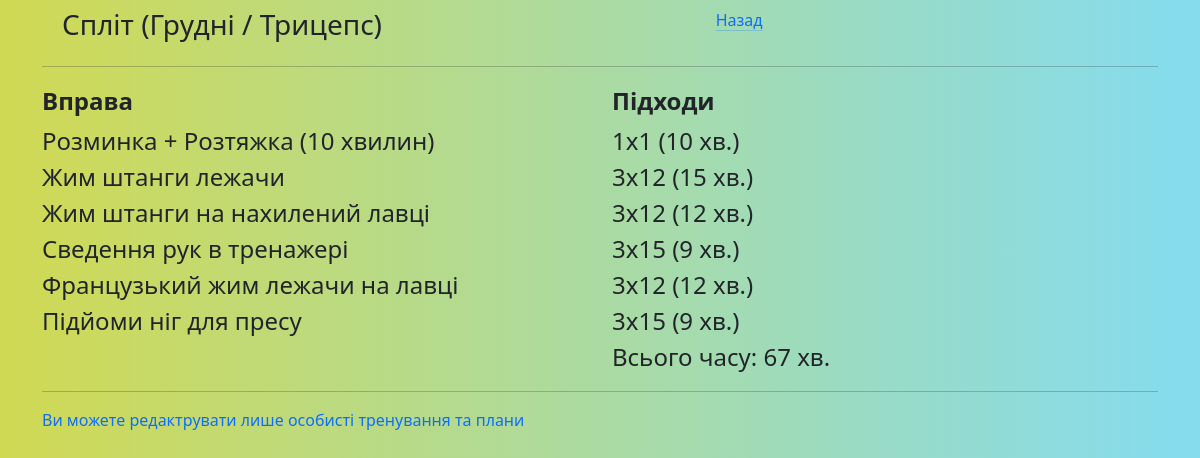
Page /edit_train/8 (signed in) on the earlier database version.
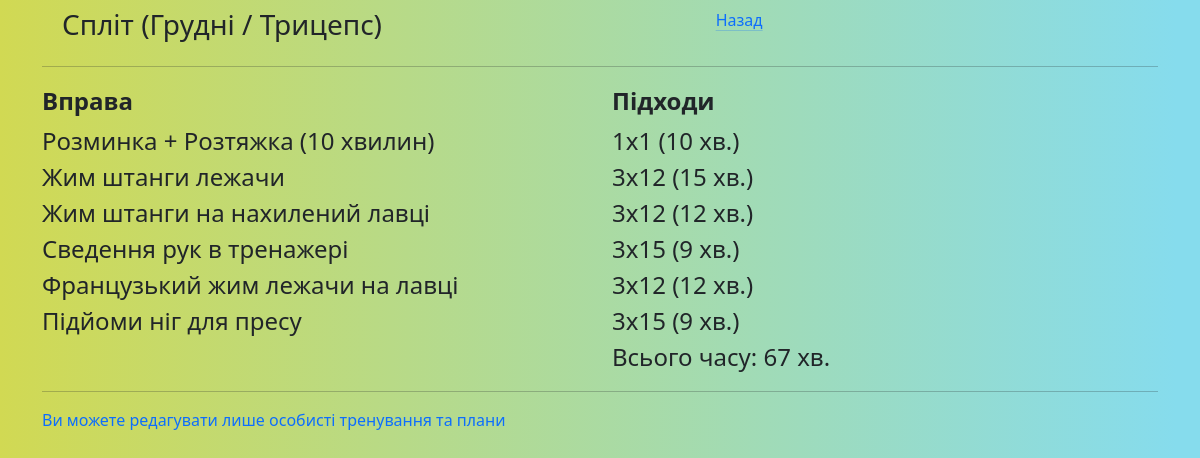
Same page on the later database version.
### _models.py (models this page shows, shortened)
class User(db.Model, UserMixin):
    __tablename__ = 'users'
    id = db.Column(db.Integer, primary_key=True)
    name = db.Column(db.String(80), nullable=False, unique=True)
    password = db.Column(db.String(80), nullable=False)
    role = db.Column(db.String(80), nullable=False, default='user')
    email = db.Column(db.String(80), unique=True, nullable=False)
    language = db.Column(db.String(20), default='EN')
    preferences = db.Column(db.Text, default=[])
    date_registration = Column(db.DateTime)
    date_last_activity = Column(db.DateTime)
    trainings = relationship('UserTraining', back_populates='user')

### main.py (the view, shortened to what this page needs)
@app.route('/edit_train/<int:train_id>', methods=['POST', 'GET'])
@login_required
def edit_train(train_id):
    languages = config.LANGUAGES
    train_local_names = {}
    train = Training.query.get(train_id)  # нахожу тренировку по ID которое передано в роуте
    try:
     train_local_names = json.loads(train.local_names)
     train_local_name = train_local_names[current_user.language]
    except:
        for language in languages:
            train_local_names[language] = ''
            train_local_name = train.name
    const_config_filters = config.FILTER_LIST # основные фильтры из конфига (список списков)
    config_filters = []
    for i in range(len(const_config_filters)):
        config_filters.append({})
        for numb, filter_name in const_config_filters[i].items():
            localized_filter_name = Localization.query.filter_by(key=filter_name).first()
            localized_filter_names_json = json.loads(localized_filter_name.translations)
            localized_filter_name_json = localized_filter_names_json[current_user.language]
            config_filters[i][numb] = localized_filter_name_json
    config_filter_targets = config.FILTER_TARGETS   # список фильтров таргета - групп мышц
    loc_config_targets = config.LOC_TARGETS
    exercise_filter_list_str = request.args.get('exercise_filter_list_str')
    if exercise_filter_list_str:
        exercise_filter_list = json.loads(exercise_filter_list_str)
    else:
        exercise_filter_list = []
    exercise_filter_list_json = ';'.join([','.join(sublist) for sublist in exercise_filter_list])
    target_filter = request.args.get('target_filter', '-1')
    print(exercise_filter_list)
    group_conditions = []
    for group in exercise_filter_list:
        group_condition = or_(*[Exercise.filters.contains(filter) for filter in group])
        group_conditions.append(group_condition)
    combined_condition = and_(*group_conditions)
    filtered_exercises = Exercise.query.filter(combined_condition).all()
    if int(target_filter) >= 0:
        target_filter_name = config_filter_targets[int(target_filter)+1]
        exercises = [ex for ex in filtered_exercises if ex.target == target_filter_name]    # отбираю по полю таргет
    else:
        exercises = filtered_exercises  # если фильтр -1 (все) то не фильтрую
    exercise_localization_names = [json.loads(ex.localized_name) for ex in exercises]
    if train:
        te_info_list = get_training_connections(train.training_id) # функция для получения связанных с тренировкой полей
    total_time = 0
    for te_info in te_info_list:
        total_time += te_info[0].time_per_set * te_info[1]
    return render_template('edit_train.html', train=train, te_info_list=te_info_list,
                           exercises=exercises, config_filters=config_filters, exercise_filter_list=exercise_filter_list,
                           config_filter_targets=config_filter_targets, target_filter=target_filter, total_time=total_time,
                           train_id=train_id, exercise_filter_list_json=exercise_filter_list_json,
                           exercise_localization_names=exercise_localization_names, loc_config_targets=loc_config_targets,
                           languages=languages, train_local_names=train_local_names, train_local_name=train_local_name)

### _logic.py (called while the page is built)
def get_training_connections(train_id):  # te_info = [te, sets, repetitions] (te- Exercise)
    train = Training.query.get(train_id)
    te_info_list = []
    for te in train.exercises:  # для каждого упражнения te из цикла по training.exercises (класса Training)
        training_exercise = TrainingExercise.query.filter_by(training_id=train.training_id,
                                                             exercise_id=te.exercise_id).first()
        if training_exercise:  # и выбираем связанные сеты повторы и веса (которые 0 по умолчанию)
            sets = training_exercise.sets
            repetitions = training_exercise.repetitions
            ex_localizations = json.loads(te.localized_name)
            te_info = [te, sets, repetitions, ex_localizations]
            te_info_list.append(te_info)
    return te_info_list

def load_localization_dict():
    phrases = Localization.query.all()
    phrases_list = {}
    for phrase in phrases:
        translations_dict = json.loads(phrase.translations)
        phrases_list[phrase.key] = translations_dict
    return phrases_list

### main.py (called while the page is built)
@login_manager.user_loader
def load_user(user_id):
    return User.query.get(int(user_id))

### templates/edit_train.html (shortened to what this page needs)
{% extends 'base.html' %}
{% block body %}
<div class="">
        <div class="row m-2">
            <div class="col-7">
                <h3>{{train_local_name}}</h3>
            </div>
            <div class="col-5 px-2">
                <a href="/new_train" class="mx-3 link-primary link-offset-2 link-underline-opacity-25 link-underline-opacity-100-hover">
                    {{local_dict['Back'][current_user.language]}}
                </a>
            </div>
        </div>
<hr>
<section >
{% if te_info_list %}
    <div class="row mb-1 ">
                <div class="col-6 fs-4">
                    <b>{{local_dict['Exercise'][current_user.language]}}</b>
                </div>
                <div class="col-3 fs-4">
                    <b>{{local_dict['Sets'][current_user.language]}}</b>
                </div>
                <div class="col-3">
                </div>
    </div>
    <div class="row mb-1">
        {% for te_info in te_info_list %}
                <div class="col-6 fs-4">
                    {{te_info[3][current_user.language]}}
                </div>
                <div class="col-4 fs-4">
                    {{te_info[1]}}x{{te_info[2]}} ({{te_info[0].time_per_set*te_info[1]}} {{local_dict['minutes'][current_user.language]}}.)
                </div>
                <div class="col-2">
                </div>
        {% endfor %}
                <div class="col-6 fs-4">
                </div>
                <div class="col-4 fs-4">
                   {{local_dict['total_time'][current_user.language]}}:  {{total_time}} {{local_dict['minutes'][current_user.language]}}.
                </div>
                <div class="col-2">
                </div>
    </div>
{% else %} <h4>{{local_dict['No_exercises_in_train'][current_user.language]}}</h4>
{% endif %}
</section>
<hr>
{% if current_user.role != "admin" %}
    {% if train.owner != current_user.name %}
        <span class="text-primary">{{local_dict['Unable_edit'][current_user.language]}}</span>
    {% endif %}
{% endif %}
</div>
{% endblock %}

Differences in the rows shown:
changed User "Вправа": language "Ви можете редактрувати лише особисті тренування та плани" → "Ви можете редагувати лише особисті тренування та плани"
